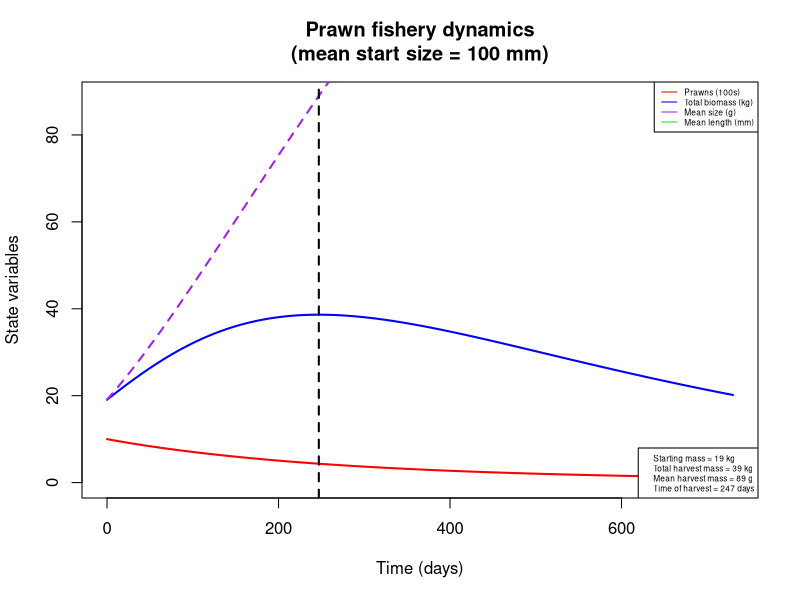
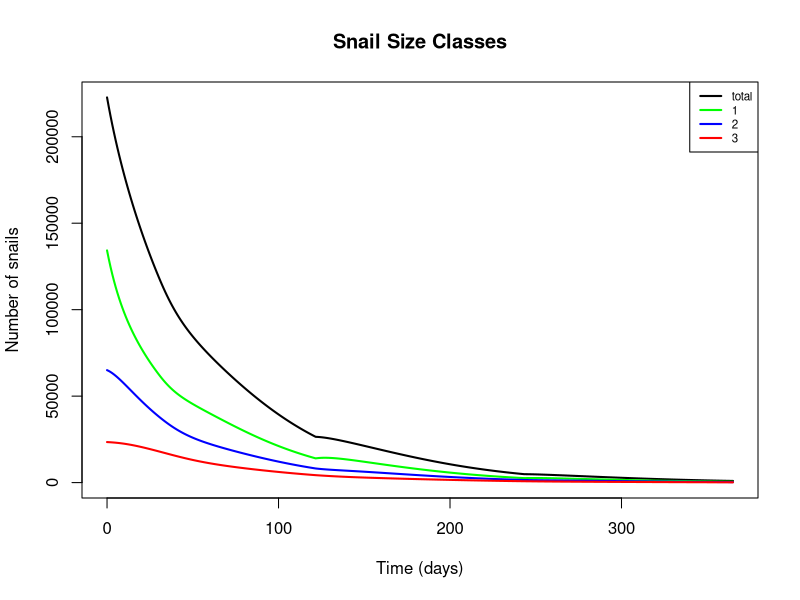
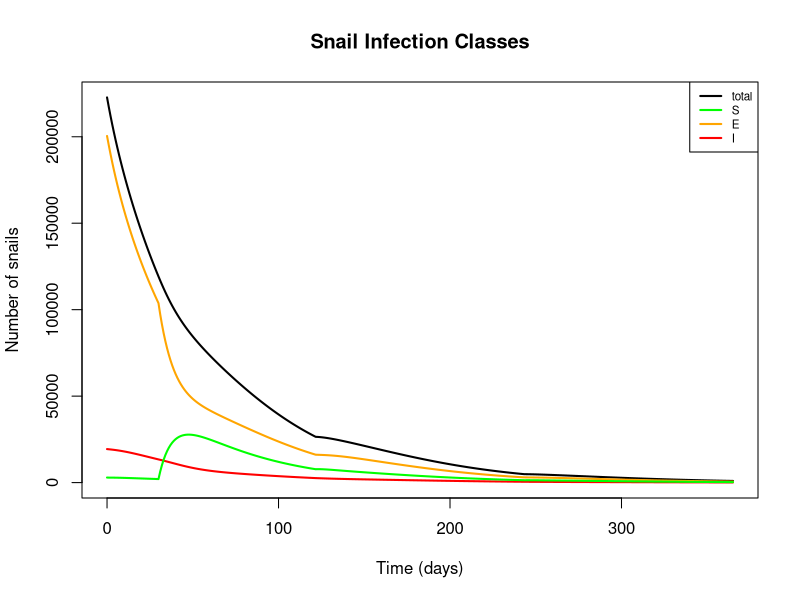
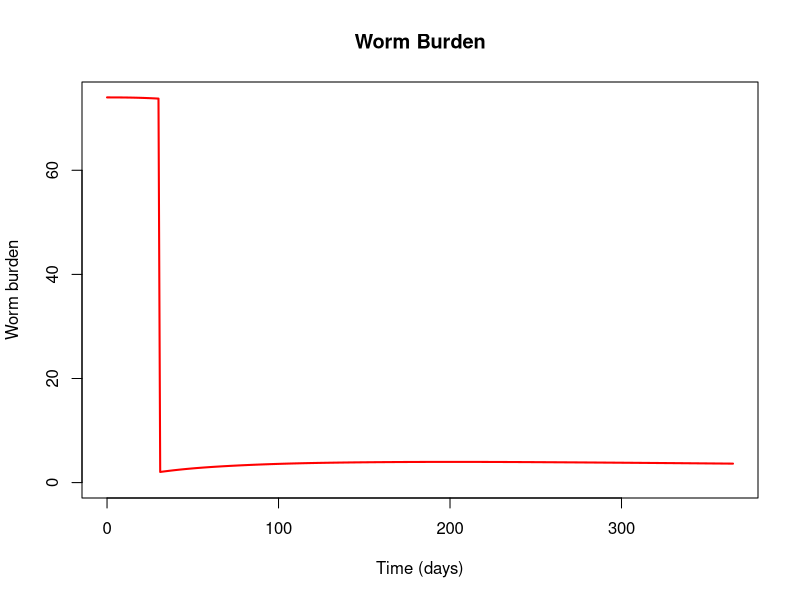
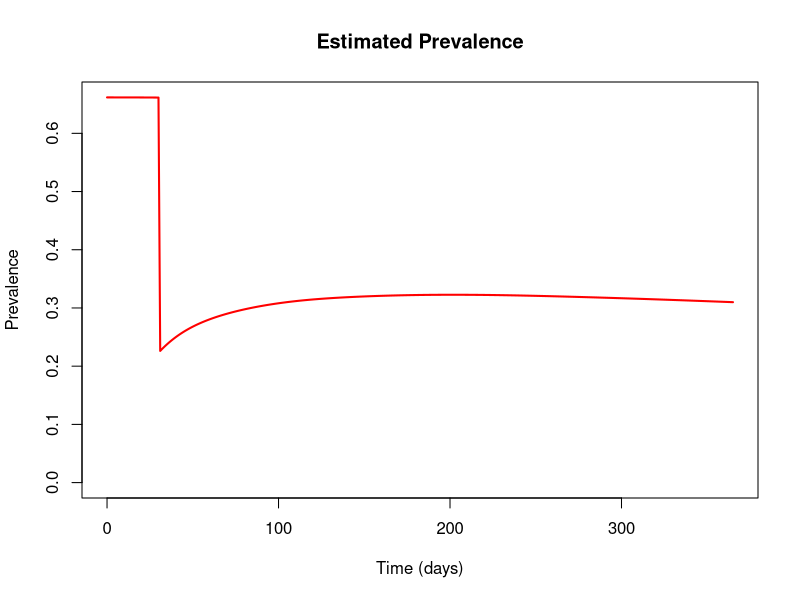
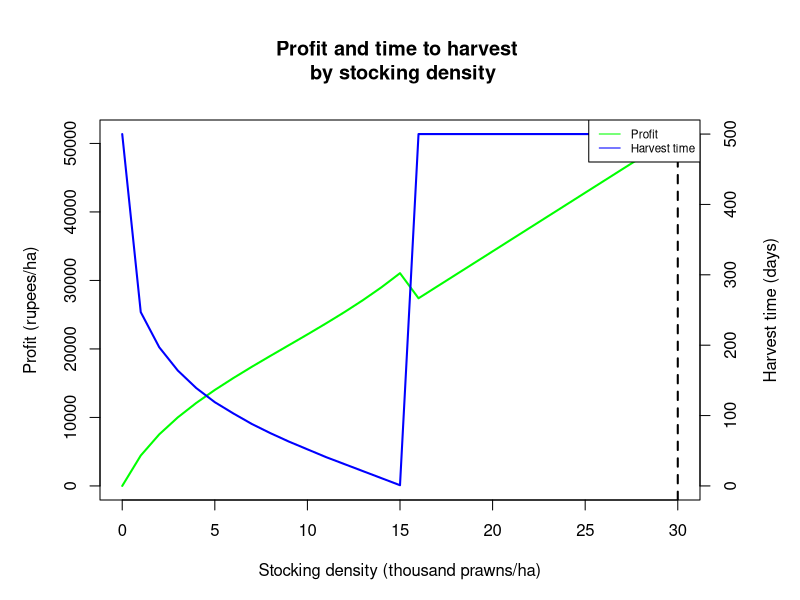
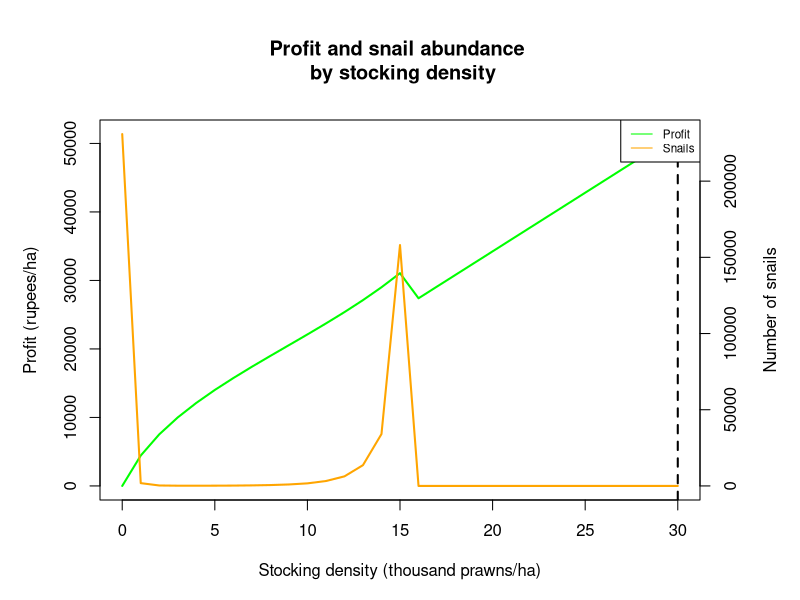
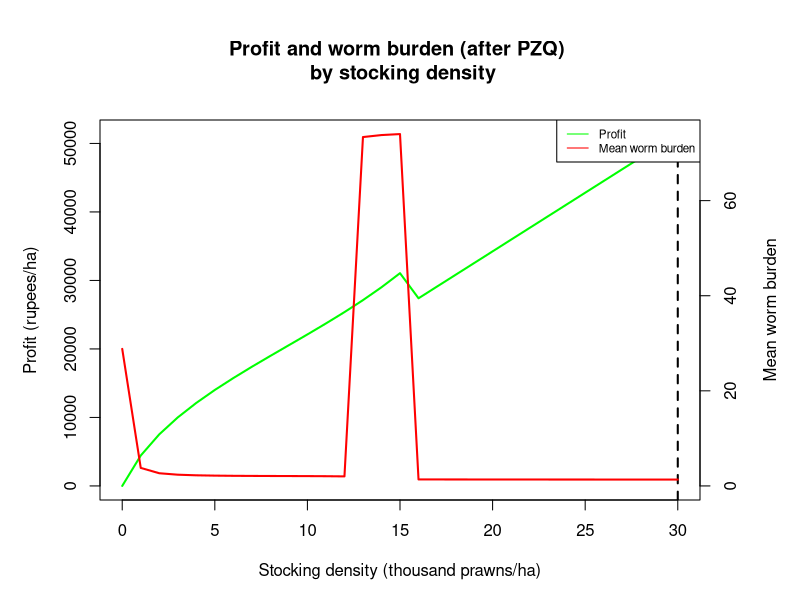

The R script that drew these images, in order:
#### Full snail-prawn model including epidemiological, predation, and aquaculture components

## To-do list:
  # Modeling priorities:
    # Attack rate: refit to include size refuge, use a log function (also: try type III FR)
    # Prawn mortality: use the allometric relationship, and otherwise tweak
    # Prawn growth: investigate why density-dependent effects don't work
    # Profit analysis: play with different price-cost ratios to see how curve changes
    # Diagonal epi transitions: see how their inclusion affects the model
  # Rerun the Gates simulations once issues have been resolved
  # Sensitivity analysis!
  # Other modeling ideas, time permitting:
    # Incorporate seasonality
    # Simulate restoration at natural densities (i.e. with prawn ladder)

require(deSolve)

snail_prawn_model = function(t, n, parameters) { 
  with(as.list(parameters),{
    
    S1=n[1]
    S2=n[2]
    S3=n[3]
    E1=n[4]
    E2=n[5]
    E3=n[6]
    I2=n[7]
    I3=n[8]
    W=n[9]
    P=n[10]
    L=n[11]
    
    N1 = S1+E1     # Total snails of size class 1
    N2 = S2+E2+I2  # Total snails of size class 2
    N3 = S3+E3+I3  # Total snails of size class 3
    N = N1+N2+N3   # Total number of snails
    
    # Miracidial density per person as a function of mean worm burden (W) and miracidial shedding rate (m)
    M = m*0.5*W
    
    # Mean and total prawn biomass, converting from length (mm) to weight (g)
    Bm.p = (a.p*(L/10)^b.p)/10  
    Bm.t = P*Bm.p
    
    # Mean snail biomass in each size class, converting from length (cm) to weight (g)
    Bm.n1 = a.s*0.4^b.s  # 4mm size class
    Bm.n2 = a.s*0.8^b.s  # 8mm size class
    Bm.n3 = a.s*1.2^b.s  # 12mm size class
    
    # Prawn-to-snail mass ratios for each size class
    Bm.r1 = Bm.p / Bm.n1
    Bm.r2 = Bm.p / Bm.n2
    Bm.r3 = Bm.p / Bm.n3
    
    # Attack rates for each size class as a function of biomass ratio
    alpha1 = ar*Bm.r1
    alpha2 = ar*Bm.r2
    alpha3 = ar*Bm.r3
    
    # Adjusted attack rates, accounting for area of interest and limiting factors in the wild
    alpha_star1 = alpha1*s/A
    alpha_star2 = alpha2*s/A
    alpha_star3 = alpha3*s/A
    
    # Handling times for each size class as a function of biomass ratio
    handle1 = 1/(th*Bm.r1)
    handle2 = 1/(th*Bm.r2)
    handle3 = 1/(th*Bm.r3)
    
    # Functional responses for each size class
    psi1 = (P*alpha_star1) / (1+sum(alpha_star1*handle1*N1, alpha_star2*handle2*N2, alpha_star3*handle3*N3))
    psi2 = (P*alpha_star2) / (1+sum(alpha_star1*handle1*N1, alpha_star2*handle2*N2, alpha_star3*handle3*N3))
    psi3 = (P*alpha_star3) / (1+sum(alpha_star1*handle1*N1, alpha_star2*handle2*N2, alpha_star3*handle3*N3))
    
    ## Model equations:
    
    # Susceptible snails, class 1
    dS1dt = f*(1-N/(Kn*A))*(S2+S3+z*(E2+E3)) - muN1*S1 - psi1*S1 - g1*S1 - beta*M*H*S1
    
    # Susceptible snails, class 2
    dS2dt = g1*S1 - muN2*S2 - psi2*S2 - g2*S2 - beta*M*H*S2
    
    # Susceptible snails, class 3
    dS3dt = g2*S2 - muN3*S3 - psi3*S3 - beta*M*H*S3
    
    # Exposed (prepatent) snails, class 1
    dE1dt = beta*M*H*S1 - muN1*E1 - psi1*E1 - g1*E1 - sigma*X*E1
    
    # Exposed (prepatent) snails, class 2
    dE2dt = beta*M*H*S2 + g1*E1 - muN2*E2 - psi2*E2 - g2*E2 - sigma*E2
    
    # Exposed (prepatent) snails, class 3
    dE3dt = beta*M*H*S3 + g2*E2 - muN3*E3 - psi3*E3 - sigma*E3
    
    # Infectious (shedding) snails, class 2
    dI2dt = sigma*X*E1 + sigma*(1-rho)*E2 - (muN2 + muI)*I2 - psi2*I2 - g2*I2
    
    # Infectious (shedding) snails, class 3
    dI3dt = sigma*rho*E2 + sigma*E3 + g2*I2 - (muN3 + muI)*I3 - psi3*I3
    
    # Mean human worm burden
    dWdt = lambda*I2/A + theta*lambda*I3/A - (muW + muH)*W
    
    # Prawn abundance
    dPdt = -P*(muP*L^d + phi*Bm.t/(A/10000))
    
    # Mean prawn length (mm)
    dLdt = k/(1+gam*Bm.t/(A/10000))*(linf - L)
    
    
    return(list(c(dS1dt, dS2dt, dS3dt, dE1dt, dE2dt, dE3dt, dI2dt, dI3dt, dWdt, dPdt, dLdt)))
  }) 
} 


## Set initial values and parameters
#  Default settings: area = 10000, P = 9000/ha, L = 25 (0.2g post-larvae)
#  Gates settings: area = 20000; P = 500, 1000, 2500, 5000, 10000/ha; L = 67 or 100 (5g or 20g adults)
area = 20000
nstart = c(S1 = 0.144*area, S2 = 0.002*area, S3 = 0, E1 = 6.57*area, E2 = 2.61*area, E3 = 0.843*area, 
           I2 = 0.640*area, I3 = 0.329*area, W = 74, P = 500*area/10000, L = 100)
time = seq(0, 365*2, 1)

parameters=c(
  # Location parameters
  A = area,          # Area of site of interest, m^2
  H = 1000,          # Human population at site of interest
  
  # Snail reproductive parameters
  f = 0.26,          # Birth rate of adult snails (snails/reproductive snail/day, including survival to detection - more like a recruitment rate); 
                     #   adjusted from Sokolow et al. 2015 to account for the fact that class 1 snails are assumed to be juveniles and therefore don't reproduce
  Kn = 50,           # Carrying capacity of snails (snails/m^2), from Sokolow et al. 2015
  z = 0.5,           # Fraction of prepatent snails that can reproduce, from Sokolow et al. 2015
  
  # Snail growth parameters
  a.s = 0.187178454, # Allometric parameter for snail length-weight relationship, fitted to Sanna's data on B. glabrata
  b.s = 2.536764792, # Allometric parameter for snail length-weight relationship, fitted to Sanna's data on B. glabrata
  g1 = 1/37,         # Growth rate of small snails (size class transition rate, in terms of days to grow 4mm; adapted from McCreesh et al. 2014, assuming water temp. of 25 C)
  g2 = 1/62,         # Growth rate of medium snails (size class transition rate, in terms of days to grow 4mm; adapted from McCreesh et al. 2014, assuming water temp. of 25 C)
  
  # Snail mortality parameters
  muN1 = 1/40,       # Natural mortality rate of small snails (deaths/snail/day; assume mean lifespan = 50 days)
  muN2 = 1/50,       # Natural mortality rate of medium snails (deaths/snail/day; assume mean lifespan = 50 days)
  muN3 = 1/60,       # Natural mortality rate of large snails (deaths/snail/day; assume mean lifespan = 50 days)
  muI = 1/10,        # Additional mortality rate of shedding snails as a result of infection, from Sokolow et al. 2015
  
  # Prawn growth parameters
  a.p = 0.096868,    # Allometric parameter for prawn length-weight relationship, from Lalrinsanga et al. 2012 (M. rosenbergii, growout phase)
  b.p = 3.2944,      # Allometric parameter for prawn length-weight relationship, from Lalrinsanga et al. 2012 (M. rosenbergii, growout phase)
  k = 0.00339726,    # Growth coefficient, from Nwosu & Wolfi 2006 (M. vollenhovenii); alternate value for M. rosenbergii, from Sampaio & Wagner 1996: 0.0104333333
  linf = 206,        # Max length (mm), from Nwosu & Wolfi 2006 (M. vollenhovenii)
  gam = 1e-6,        # Density-dependent growth parameter (based on biomass per hectare); not yet fit
  
  # Prawn mortality parameters
  muP = 0.1,         # Prawn mortality coefficient; no source
  d = -0.75,         # Exponential relationship of length with mortality, assuming mortality ~ W^-0.25, and W ~ L^3
  phi = 5e-8,        # Density-dependent mortality parameter (based on biomass per hectare); not yet fit
  
  # Predation parameters
  ar = 0.037192,     # Coefficient for relationship between biomass ratio and attack rate, fitted to data from Sokolow et al. 2014
  th = 0.40450,      # Coefficient for relationship between biomass ratio and handling time, fitted to data from Sokolow et al. 2014
  s = 1/50,          # Scale factor limiting prawn attack rate in the wild (vs. lab conditions);
                     #   decreased from 1/10 to 1/50 in size class model to match expected elimination threshold
  
  # Infection parameters
  beta = 8e-5,       # Human-to-snail infection probability in reference area (infected snails/miracidia/snail/day); adjusted from Sokolow et al. 2015 (original value: 4e-6)
  m = 0.8,           # Miracidial shedding rate per adult female worm divided by miracidial mortality; from Sokolow et al. 2015
  sigma = 1/30,      # Latent period for exposed snails (infectious snails/exposed snail/day); adjusted from Sokolow et al. 2015 (original value: 1/50)
  X = 0,             # Fraction of exposed small snails that convert directly to medium shedding (ignored for now)
  rho = 0,           # Fraction of exposed medium snails that convert directly to large shedding (ignored for now)
  lambda = 0.05,     # Snail-to-human infection probability scaled to 1 m^2 (composite including cercarial shedding, mortality, infection, survival to patency); 
                     #   adjusted from Sokolow et al. 2015 (original value: 0.1)
  theta = 2,         # Scale factor describing increase in cercarial shedding rate in larger snails; from Chu & Dawood 1970 (estimated to be between 2 and 10)
  
  # Schisto mortality parameters
  muW = 1/(3.3*365), # Natural mortality rate of adult worms in humans, assuming average lifespan of 3.3 years, from Sokolow et al. 2015
  muH = 1/(60*365)   # Natural mortality of humans (contributing to worm mortality), assuming average lifespan of 60 years, from Sokolow et al. 2015
)



## Run model and assess outcomes over one or more aquaculture cycles

# Start with single run to calculate the time to optimal harvest and other fisheries statistics
output = as.data.frame(ode(nstart, time, snail_prawn_model, parameters))
output$B = ((parameters['a.p']*(output$L/10)^parameters['b.p'])/10)       # Mean prawn biomass, transformed from length using allometric equation
output$Bt = output$B*output$P                                             # Total prawn biomass

start.mass.kg = output$Bt[output$time == 0]/1000                          # Total prawn biomass at beginning of cycle, in kg
harvest.mass.kg = max(output$Bt)/1000                                     # Total prawn biomass at end of cycle, in kg
harvest.size = output$B[output$Bt == max(output$Bt)]                      # Average prawn biomass at harvest, in g
harvest.time = output$time[output$Bt == max(output$Bt)]                   # Time to optimal harvest, in days

# Plot prawn aquaculture dynamics
plot(x = output$time, y = output$P/100, col = 'red', xlab = 'Time (days)', ylab = 'State variables', 
     type = 'l', lwd=2, xlim = c(0, max(output$time)), ylim = c(0, max(output$Bt/1000)+50),
     main = paste('Prawn fishery dynamics\n', '(mean start size = ', as.numeric(nstart[11]), ' mm)', sep = ''))
lines(x = output$time, y = output$Bt/1000, col = 'blue', lwd=2)
lines(x = output$time, y = output$B, col = 'purple', lwd=2, lty=2)
lines(x = output$time, y = output$L, col = 'green', lwd=2)
abline(v = harvest.time, lty = 2, lwd = 2)
legend('topright', legend = c('Prawns (100s)', 'Total biomass (kg)', 'Mean size (g)', 'Mean length (mm)'), 
       lty = 1, col = c('red', 'blue', 'purple', 'green'), cex = 0.5)
legend('bottomright', legend = c(paste('Starting mass =', round(start.mass.kg), 'kg', sep = ' '),
                                 paste('Total harvest mass =', round(harvest.mass.kg), 'kg', sep = ' '), 
                                 paste('Mean harvest mass =', round(harvest.size), 'g', sep = ' '), 
                                 paste('Time of harvest =', round(harvest.time), 'days', sep = ' ')), cex=0.5)

# Set the desired number of aquaculture cycles, and harvest time if not using optimum
# Default settings: harvest.time = optimal, ncycles = 15 (~10 years @ 8 months/cycle)
# Gates settings: harvest.time = 4 months, ncycles = 3 (1 year)
harvest.time = 365/3
ncycles = 3
pzq.delay = 0
nstart.lt = nstart
nstart.lt['P'] = 0
time.lt = seq(0, pzq.delay + harvest.time*ncycles, 1)

# Define stocking events at the beginning of each cycle
stocking = data.frame(var = rep(c('P', 'L'), ncycles),
                      time = rep(seq(pzq.delay, pzq.delay + harvest.time*(ncycles-1), harvest.time), each = 2),
                      value = rep(c(nstart['P'], nstart['L']), ncycles),
                      method = rep('rep', ncycles*2))

# Define PZQ administration event
# Note: if administering before start of stocking, set time = 0 and instead set pzq.delay above
#   to time between MDA and first stocking
pzq = data.frame(var = 'W', time = 30, value = 2, method = 'rep')

# Run model and calculate outcomes of interest
output.lt = as.data.frame(ode(nstart.lt, time.lt, snail_prawn_model, parameters,
                              events = list(data = rbind(stocking, pzq))))

output.lt$S.t = output.lt$S1 + output.lt$S2 + output.lt$S3                      # Total susceptible snails
output.lt$E.t = output.lt$E1 + output.lt$E2 + output.lt$E3                      # Total exposed snails 
output.lt$I.t = output.lt$I2 + output.lt$I3                                     # Total infected snails
output.lt$N1.t = output.lt$S1 + output.lt$E1                                    # Total snails of size class 1
output.lt$N2.t = output.lt$S2 + output.lt$E2 + output.lt$I2                     # Total snails of size class 2
output.lt$N3.t = output.lt$S3 + output.lt$E3 + output.lt$I3                     # Total snails of size class 3
output.lt$N.t = output.lt$S.t + output.lt$E.t + output.lt$I.t                   # Total snails
output.lt$prev = pnbinom(2, size = 0.25, mu = output.lt$W, lower.tail = FALSE)  # Estimated prevalence, using a negative binomial dist. with k = 0.25
output.lt$B = ((parameters['a.p']*(output.lt$L/10)^parameters['b.p'])/10)       # Mean prawn biomass, transformed from length using allometric equation
output.lt$Bt = output.lt$B*output.lt$P                                          # Total prawn biomass

# Plot snail dynamics by size class
plot(x = output.lt$time, y = output.lt$N.t, type = 'l', col = 'black', lwd=2, xlab = 'Time (days)', 
     ylab = 'Number of snails', ylim = c(0,max(output.lt$N.t)),
     main = 'Snail Size Classes')
lines(output.lt$time, output.lt$N1.t, col = 'green', lwd = 2)
lines(output.lt$time, output.lt$N2.t, col = 'blue', lwd = 2)
lines(output.lt$time, output.lt$N3.t, col = 'red', lwd = 2)
legend('topright', legend = c('total', '1', '2', '3'), lwd = 2, col = c('black', 'green', 'blue', 'red'), cex = 0.7)

# Plot snail dynamics by infection class
plot(x = output.lt$time, y = output.lt$N.t, type = 'l', col = 'black', lwd=2, xlab = 'Time (days)', 
     ylab = 'Number of snails', ylim = c(0,max(output.lt$N.t)), 
     main = 'Snail Infection Classes')
lines(output.lt$time, output.lt$I.t, col = 'red', lwd = 2)
lines(output.lt$time, output.lt$E.t, col = 'orange', lwd = 2)
lines(output.lt$time, output.lt$S.t, col = 'green', lwd = 2)
legend('topright', legend = c('total', 'S', 'E', 'I'), lwd = 2, col = c('black', 'green', 'orange', 'red'), cex = 0.7)

# Plot mean human worm burden and prevalence of infection
plot(x = output.lt$time, y = output.lt$W, type = 'l', col = 'red', lwd=2, xlab = 'Time (days)', 
     ylab = 'Worm burden', ylim = c(0,max (output.lt$W)),
     main = 'Worm Burden')
plot(x = output.lt$time, y = output.lt$prev, type = 'l', col = 'red', lwd=2, xlab = 'Time (days)', 
     ylab = 'Prevalence', ylim = c(0,max (output.lt$prev)),
     main = 'Estimated Prevalence')



## Assess single-cycle outcomes over multiple stocking densities
#  NOTE: set parameters and initial values first!

# Run the model over the desired range of stocking densities (in thousands of post-larvae)
x = c(0:30)
nstart.sd = nstart
time.sd = seq(0, 500, 1)
harvest = numeric(length(x))
harvest.t = numeric(length(x))
snails = numeric(length(x))
worms = numeric(length(x))
for (i in x) {
  nstart.sd['P'] = 1000*i
  output.sd = as.data.frame(ode(nstart.sd, time.sd, snail_prawn_model, parameters,
                                events = list(data = pzq)))
  output.sd$S.t = output.sd$S1 + output.sd$S2 + output.sd$S3
  output.sd$E.t = output.sd$E1 + output.sd$E2 + output.sd$E3
  output.sd$I.t = output.sd$I2 + output.sd$I3
  output.sd$Inf.t = output.sd$E.t + output.sd$I.t
  output.sd$N.t = output.sd$S.t + output.sd$E.t + output.sd$I.t
  output.sd$B = ((parameters['a.p']*(output.sd$L/10)^parameters['b.p'])/10)
  output.sd$Bt = output.sd$B*output.sd$P
  harvest[i+1] = max(output.sd$Bt)/1000
  ht.tmp = output.sd$time[output.sd$Bt == max(output.sd$Bt)]
  harvest.t[i+1] = ifelse(ht.tmp != 0, ht.tmp, max(output.sd$time))
  snails[i+1] = output.sd$N.t[output.sd$time == harvest.t[i+1]]
  worms[i+1] = output.sd$W[output.sd$time == harvest.t[i+1]]
}

# Price estimates for profit calculation from Tamil Nadu Agricultural University, http://agritech.tnau.ac.in/fishery/fish_freshwaterprawn.html
p = 140                                           # Weighted average market price of prawns, in rupees/kg 
c = 600                                           # Cost of post-larvae, in rupees/1000 PL
delta = -log(1-0.1)/365                           # Discount rate, equivalent to 10%/year
profit = p*harvest*exp(-delta*(harvest.t)) - c*x  # Profit function, in terms of revenue (discounted by time to harvest) minus stocking costs 

# Plot estimated profit and time to harvest over stocking density
# (after one aquaculture cycle)
par(mar = c(5,5,6,5))
plot(x, profit, col = 'green', xlab = 'Stocking density (thousand prawns/ha)', ylab = 'Profit (rupees/ha)',
     type = 'l', lwd = 2, main = 'Profit and time to harvest \n by stocking density')
abline(v = which.max(profit)-1, lty = 2, lwd = 2)
par(new = T)
plot(x, harvest.t, col = 'blue', axes = F, xlab = NA, ylab = NA, ylim = c(0, max(harvest.t[-1])), type = 'l', lwd = 2)
axis(side = 4)
mtext(side = 4, line = 3, 'Harvest time (days)')
legend('topright', legend = c('Profit', 'Harvest time'), lty = 1, col = c('green', 'blue'), cex = 0.7)

# Plot estimated profit and snail abundance over stocking density
# (after one aquaculture cycle)
par(mar = c(5,5,6,5))
plot(x, profit, col = 'green', xlab = 'Stocking density (thousand prawns/ha)', ylab = 'Profit (rupees/ha)',
     type = 'l', lwd = 2, main = 'Profit and snail abundance \n by stocking density')
abline(v = which.max(profit)-1, lty = 2, lwd = 2)
par(new = T)
plot(x, snails, col = 'orange', axes = F, xlab = NA, ylab = NA, ylim = c(0, max(snails)), type = 'l', lwd = 2)
axis(side = 4)
mtext(side = 4, line = 3, 'Number of snails')
legend('topright', legend = c('Profit', 'Snails'), lty = 1, col = c('green', 'orange'), cex = 0.7)

# Plot estimated profit and mean worm burden over stocking density
# (after one aquaculture cycle)
par(mar = c(5,5,6,5))
plot(x, profit, col = 'green', xlab = 'Stocking density (thousand prawns/ha)', ylab = 'Profit (rupees/ha)',
     type = 'l', lwd = 2, main = 'Profit and worm burden (after PZQ) \n by stocking density')
abline(v = which.max(profit)-1, lty = 2, lwd = 2)
par(new = T)
plot(x, worms, col = 'red', axes = F, xlab = NA, ylab = NA, ylim = c(0, max(worms)), type = 'l', lwd = 2)
axis(side = 4)
mtext(side = 4, line = 3, 'Mean worm burden')
legend('topright', legend = c('Profit', 'Mean worm burden'), lty = 1, col = c('green', 'red'), cex = 0.7)
